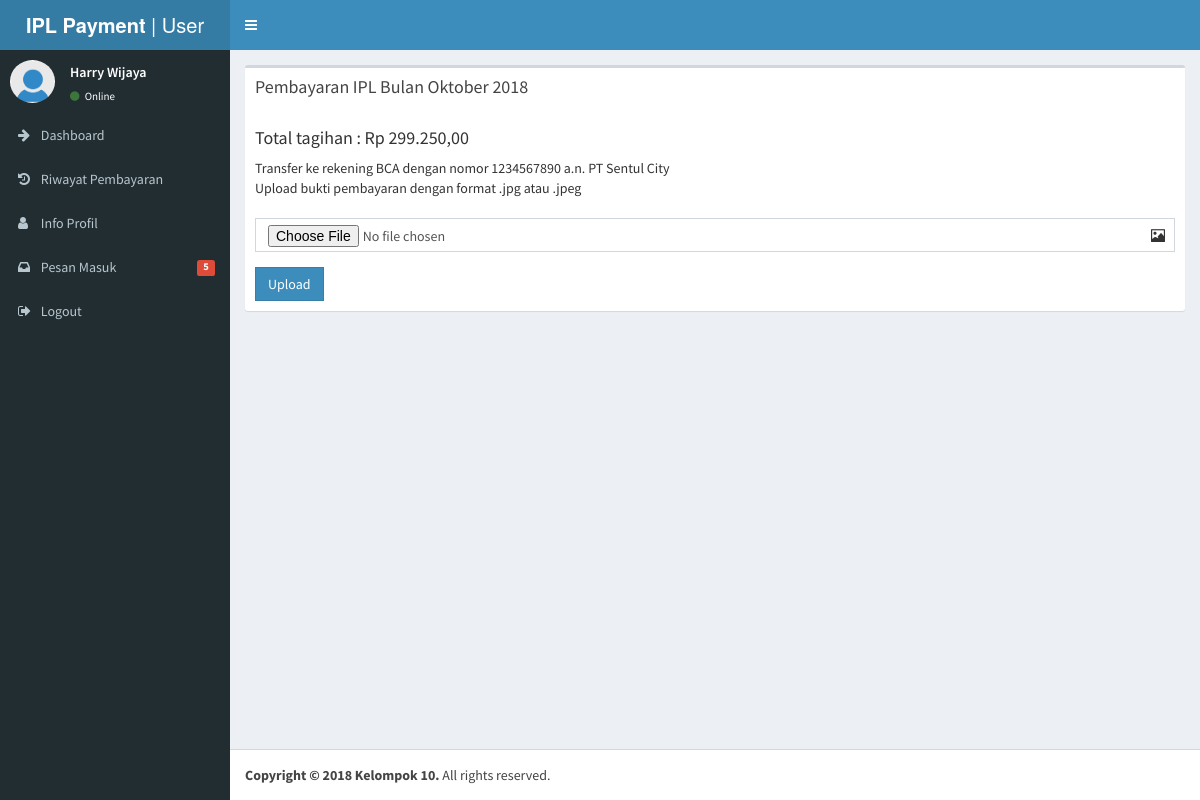
Page /bayar.php?id=11 (signed in) on the committed database.
### tables this page shows
CREATE TABLE `user` (
  `id` int(11) NOT NULL,
  `nama` varchar(255) NOT NULL,
  `nik` varchar(255) NOT NULL,
  `nomor_hp` varchar(255) NOT NULL,
  `rumah_id` int(11) NOT NULL,
  `email` varchar(255) NOT NULL,
  `password` varchar(255) NOT NULL
);

CREATE TABLE `tagihan` (
  `id` int(11) NOT NULL,
  `rumah_id` int(11) NOT NULL,
  `listrik` int(11) NOT NULL,
  `air` int(11) NOT NULL,
  `tagihan_kebersihan` int(11) NOT NULL,
  `tagihan_keamanan` int(11) NOT NULL,
  `tagihan_listrik` int(11) NOT NULL,
  `tagihan_air` int(11) NOT NULL,
  `denda` int(11) NOT NULL,
  `total` int(11) NOT NULL,
  `tanggal` int(11) NOT NULL,
  `bulan` varchar(255) NOT NULL,
  `tahun` varchar(255) NOT NULL,
  `status` int(11) NOT NULL,
  `bukti_bayar` varchar(255) NOT NULL,
  `flag_bulan_denda` int(11) NOT NULL
);

### config/koneksi.php (called while the page is built, shortened)
<?php
function rupiah($angka){
	$hasil_rupiah = "Rp " . number_format($angka,2,',','.');
	return $hasil_rupiah;
}
function bulanIndo($angka){
	switch ($angka) {
		case 10:
			return "Oktober";
			break;
	}
}
?>

### bayar.php (the view, shortened to what this page needs)
<?php
require_once "config/koneksi.php";
$adminId = $_SESSION['user'];
$resPanitia = mysqli_query($conn, "SELECT * FROM user WHERE id='$adminId'");
$rowPanitia = mysqli_fetch_assoc($resPanitia);
$tagihanId = $_GET['id'];
$resTagihan = mysqli_query($conn, "SELECT * FROM tagihan INNER JOIN rumah ON tagihan.rumah_id = rumah.id WHERE tagihan.id='$tagihanId'");
$rowTagihan = mysqli_fetch_assoc($resTagihan);
?>
<!DOCTYPE html>
<html>
<head>
  <link rel="stylesheet" href="lib/bootstrap/css/bootstrap.min.css">
  <link rel="stylesheet" href="https://cdnjs.cloudflare.com/ajax/libs/font-awesome/4.5.0/css/font-awesome.min.css">
  <link rel="stylesheet" href="https://cdnjs.cloudflare.com/ajax/libs/ionicons/2.0.1/css/ionicons.min.css">
  <link rel="stylesheet" href="dist/css/AdminLTE.min.css">
  <link rel="stylesheet" href="dist/css/skins/_all-skins.min.css">
  <link rel="stylesheet" href="plugins/iCheck/flat/blue.css">
  <link rel="stylesheet" href="plugins/morris/morris.css">
  <link rel="stylesheet" href="plugins/jvectormap/jquery-jvectormap-1.2.2.css">
  <link rel="stylesheet" href="plugins/datepicker/datepicker3.css">
  <link rel="stylesheet" href="plugins/daterangepicker/daterangepicker.css">
  <link rel="stylesheet" href="plugins/bootstrap-wysihtml5/bootstrap3-wysihtml5.min.css">
</head>
<body class="hold-transition skin-blue sidebar-mini">
<div class="wrapper">
  <header class="main-header">
    <a href="index.php" class="logo">
      <span class="logo-lg"><b>IPL Payment</b> | User</span>
    </a>
    <nav class="navbar navbar-static-top">
      <a href="#" class="sidebar-toggle" data-toggle="offcanvas" role="button">
      </a>
    </nav>
  </header>
  <aside class="main-sidebar">
    <section class="sidebar">
      <div class="user-panel">
        <div class="pull-left image">
          <img src="images/user.jpg" class="img-circle" alt="User Image">
        </div>
        <div class="pull-left info">
          <p><?php echo $rowPanitia['nama']; ?></p>
          <a href="#"><i class="fa fa-circle text-success"></i> Online</a>
        </div>
      </div>
      <?php include('config/nav_user.php'); ?>
    </section>
  </aside>
  <div class="content-wrapper">
    <section class="content">
          <div class="box">
            <div class="box-header">
              <h3 class="box-title">Pembayaran IPL Bulan <?php echo bulanIndo($rowTagihan['bulan']) . " " . $rowTagihan['tahun']; ?></h3>
            </div>
            <div class="box-body">
                <h4>Total tagihan : <?php echo rupiah($rowTagihan['total']); ?></h4>
                Transfer ke rekening BCA dengan nomor 1234567890 a.n. PT Sentul City<br>
                Upload bukti pembayaran dengan format .jpg atau .jpeg<br>
                <br>
                <form action="" method="post" enctype="multipart/form-data">
      <div class="form-group has-feedback">
        <input type="file" class="form-control" required="required" name="bukti" accept=".jpg">
      </div>
      <div class="row">
        <div class="col-xs-8">
          <button type="submit" class="btn btn-primary btn-flat">Upload</button>
        </div>
        <div class="col-xs-4">
        </div>
      </div>
                </form>
        </div>
          </div>
    </section>
  </div>
  <footer class="main-footer">
    <strong>Copyright &copy; 2018 Kelompok 10.</strong> All rights
    reserved.
  </footer>
</div>
</body>
</html>

### rows in the picture
user: nama "Harry Wijaya"
tagihan: bulan "Oktober", tahun "2018", total "Rp 299.250,00"

### other values in the picture
$jumlahInbox "5"
